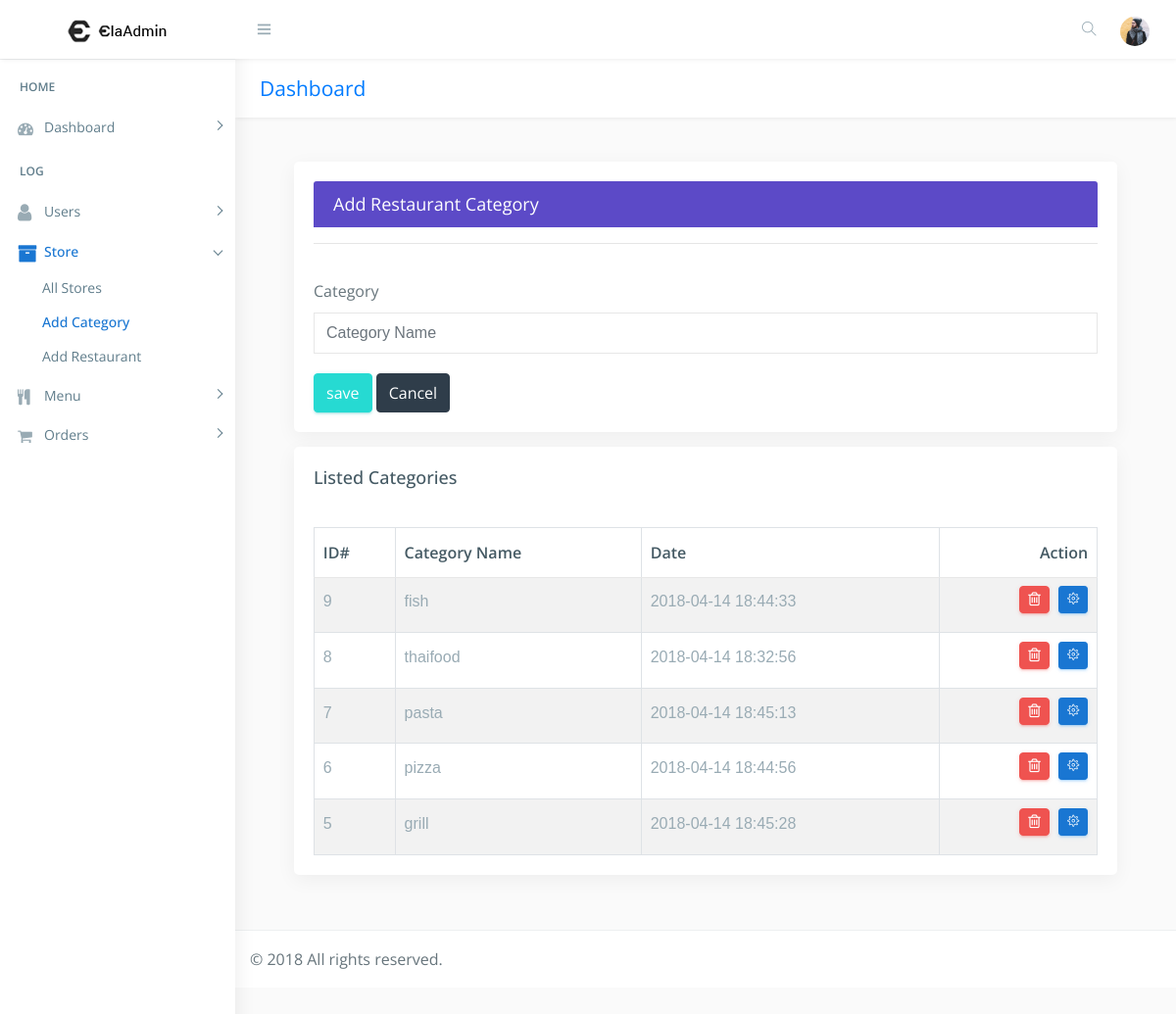
Page /admin/add_category.php on the committed database.
### tables this page shows
CREATE TABLE IF NOT EXISTS `res_category` (
  `c_id` int(222) NOT NULL AUTO_INCREMENT,
  `c_name` varchar(222) NOT NULL,
  `date` timestamp NOT NULL DEFAULT CURRENT_TIMESTAMP ON UPDATE CURRENT_TIMESTAMP,
  PRIMARY KEY (`c_id`)
);

### admin/add_category.php (the view, shortened to what this page needs)
<!DOCTYPE html>
<html lang="en">
<?php
include("../connection/connect.php");
?>
<head>
    <link href="css/lib/bootstrap/bootstrap.min.css" rel="stylesheet">
    <link href="css/helper.css" rel="stylesheet">
    <link href="css/style.css" rel="stylesheet">
</head>
<body class="fix-header">
    <div id="main-wrapper">
        <div class="header">
            <nav class="navbar top-navbar navbar-expand-md navbar-light">
                <div class="navbar-header">
                    <a class="navbar-brand" href="index.html">
                        <b><img src="images/logo.png" alt="homepage" class="dark-logo" /></b>
                        <span><img src="images/logo-text.png" alt="homepage" class="dark-logo" /></span>
                    </a>
                </div>
                <div class="navbar-collapse">
                    <ul class="navbar-nav mr-auto mt-md-0">
                        <li class="nav-item m-l-10"> <a class="nav-link sidebartoggler hidden-sm-down text-muted  " href="javascript:void(0)"><i class="ti-menu"></i></a> </li>
                    </ul>
                    <ul class="navbar-nav my-lg-0">
                        <li class="nav-item hidden-sm-down search-box"> <a class="nav-link hidden-sm-down text-muted  " href="javascript:void(0)"><i class="ti-search"></i></a>
                        </li>
                        <li class="nav-item dropdown">
                            <a class="nav-link dropdown-toggle text-muted  " href="#" data-toggle="dropdown" aria-haspopup="true" aria-expanded="false"><img src="images/users/5.jpg" alt="user" class="profile-pic" /></a>
                        </li>
                    </ul>
                </div>
            </nav>
        </div>
        <div class="left-sidebar">
            <div class="scroll-sidebar">
                <nav class="sidebar-nav">
                   <ul id="sidebarnav">
                        <li class="nav-devider"></li>
                        <li class="nav-label">Home</li>
                        <li> <a class="has-arrow  " href="#" aria-expanded="false"><i class="fa fa-tachometer"></i><span class="hide-menu">Dashboard</span></a>
                        </li>
                        <li class="nav-label">Log</li>
                        <li> <a class="has-arrow  " href="#" aria-expanded="false">  <span><i class="fa fa-user f-s-20 "></i></span><span class="hide-menu">Users</span></a>
                        </li>
                        <li> <a class="has-arrow  " href="#" aria-expanded="false"><i class="fa fa-archive f-s-20 color-warning"></i><span class="hide-menu">Store</span></a>
                            <ul aria-expanded="false" class="collapse">
								<li><a href="allrestraunt.php">All Stores</a></li>
								<li><a href="add_category.php">Add Category</a></li>
                                <li><a href="add_restraunt.php">Add Restaurant</a></li>
                            </ul>
                        </li>
                     <li> <a class="has-arrow  " href="#" aria-expanded="false"><i class="fa fa-cutlery" aria-hidden="true"></i><span class="hide-menu">Menu</span></a>
                        </li>
						 <li> <a class="has-arrow  " href="#" aria-expanded="false"><i class="fa fa-shopping-cart" aria-hidden="true"></i><span class="hide-menu">Orders</span></a>
                        </li>
                    </ul>
                </nav>
            </div>
        </div>
        <div class="page-wrapper" style="height:1200px;">
            <div class="row page-titles">
                <div class="col-md-5 align-self-center">
                    <h3 class="text-primary">Dashboard</h3> </div>
            </div>
            <div class="container-fluid">
					  <div class="row">
					 <div class="container-fluid">
					    <div class="col-lg-12">
                        <div class="card card-outline-primary">
                            <div class="card-header">
                                <h4 class="m-b-0 text-white">Add Restaurant Category</h4>
                            </div>
                            <div class="card-body">
                                <form action='' method='post' >
                                    <div class="form-body">
                                        <hr>
                                        <div class="row p-t-20">
                                            <div class="col-md-12">
                                                <div class="form-group">
                                                    <label class="control-label">Category</label>
                                                    <input type="text" name="c_name" class="form-control" placeholder="Category Name">
                                                   </div>
                                            </div>
                                    </div>
                                    <div class="form-actions">
                                        <input type="submit" name="submit" class="btn btn-success" value="save">
                                        <a href="dashboard.php" class="btn btn-inverse">Cancel</a>
                                    </div>
                                </form>
                            </div>
                        </div>
                    </div>
                </div>
					   <div class="col-12">
                        <div class="card">
                            <div class="card-body">
                                <h4 class="card-title">Listed Categories</h4>
                                <div class="table-responsive m-t-40">
                                    <table id="myTable" class="table table-bordered table-striped">
                                        <thead>
                                            <tr>
                                                <th>ID#</th>
                                                <th>Category Name</th>
                                                <th>Date</th>
												  <th>Action</th>
                                            </tr>
                                        </thead>
                                        <tbody>
											<?php
												$sql="SELECT * FROM res_category order by c_id desc";
												$query=mysqli_query($db,$sql);
													if(!mysqli_num_rows($query) > 0 )
														{
															echo '<td colspan="7"><center>No Categories-Data!</center></td>';
														}
													else
														{
																	while($rows=mysqli_fetch_array($query))
																		{
																					echo ' <tr><td>'.$rows['c_id'].'</td>
																								<td>'.$rows['c_name'].'</td>
																								<td>'.$rows['date'].'</td>
																									 <td><a href="delete_category.php?cat_del='.$rows['c_id'].'" class="btn btn-danger btn-flat btn-addon btn-xs m-b-10"><i class="fa fa-trash-o" style="font-size:16px"></i></a>
																									 <a href="update_category.php?cat_upd='.$rows['c_id'].'" " class="btn btn-info btn-flat btn-addon btn-sm m-b-10 m-l-5"><i class="ti-settings"></i></a>
																									</td></tr>';
																		}
														}
											?>
                                        </tbody>
                                    </table>
                                </div>
                            </div>
                        </div>
						 </div>
                </div>
            </div>
            <footer class="footer"> © 2018 All rights reserved. </footer>
        </div>
    </div>
</body>
</html>

### admin/css/helper.css (style rules this page uses)
.f-s-20 { font-size: 20px!important; }
.m-t-40 { margin-top: 40px!important; }
.m-b-0 { margin-bottom: 0px!important; }
.m-b-10 { margin-bottom: 10px!important; }
.m-l-5 { margin-left: 5px!important; }
.m-l-10 { margin-left: 10px!important; }
.p-t-20 { padding-top: 20px!important; }

### rows in the picture
res_category: c_id "9", c_name "fish", date "2018-04-14 18:44:33"
res_category: c_id "8", c_name "thaifood", date "2018-04-14 18:32:56"
res_category: c_id "7", c_name "pasta", date "2018-04-14 18:45:13"
res_category: c_id "6", c_name "pizza", date "2018-04-14 18:44:56"
res_category: c_id "5", c_name "grill", date "2018-04-14 18:45:28"
